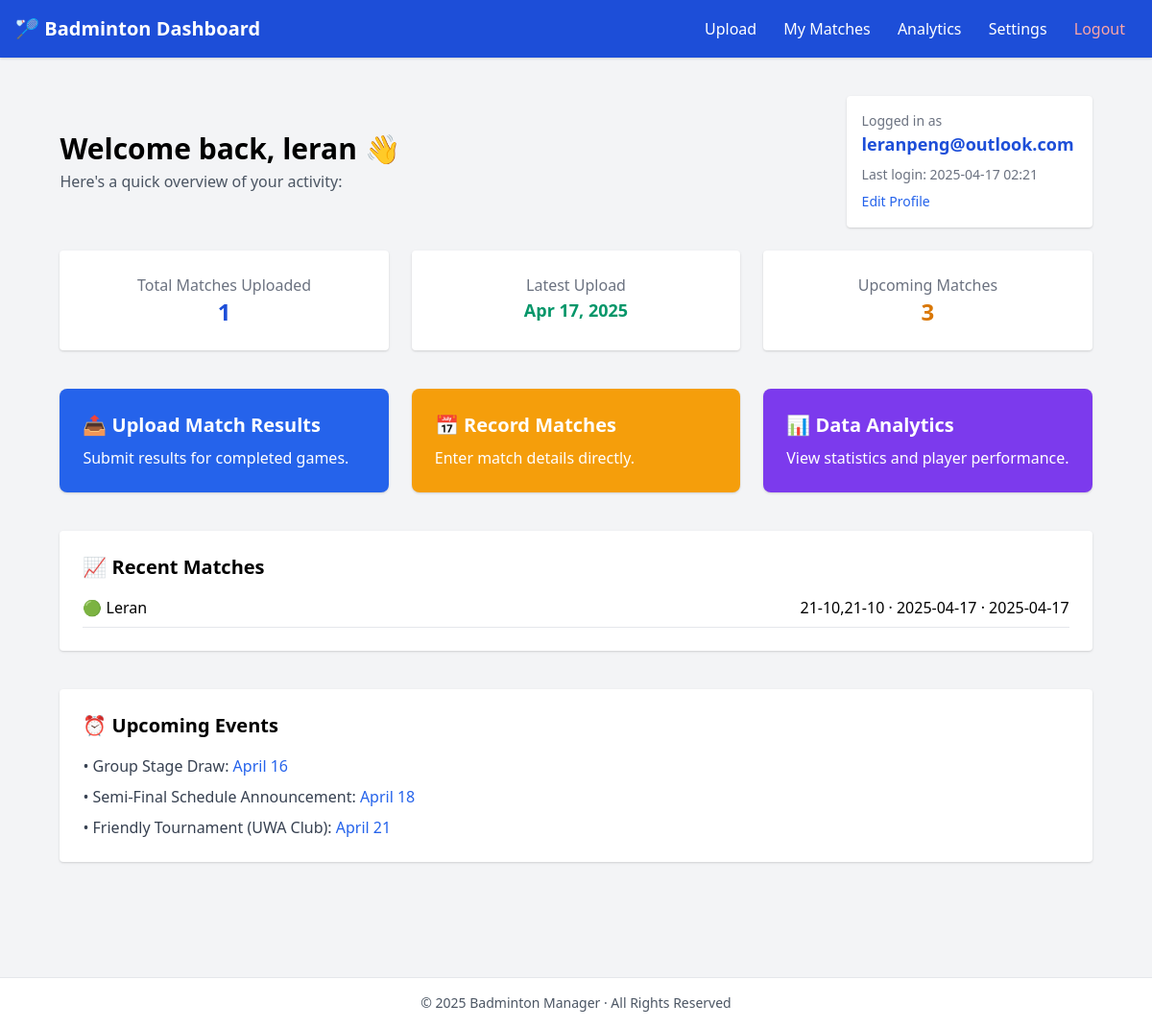
The page /dashboard (signed in) on the database its author committed.
### models.py (models this page shows, shortened)
class User(db.Model):
    id = db.Column(db.Integer, primary_key=True)
    username = db.Column(db.String(150), nullable=False, unique=True)
    email = db.Column(db.String(150), nullable=False, unique=True)
    password_hash = db.Column(db.String(256), nullable=False)
    last_login = db.Column(db.DateTime, default=db.func.current_timestamp())
    tournaments = db.relationship('Tournament', backref='organizer', lazy=True)

class Player(db.Model):
    id = db.Column(db.Integer, primary_key=True)
    name = db.Column(db.String(150), nullable=False)
    teams_as_player1 = db.relationship('Team', foreign_keys='Team.player1_id', backref='player1', lazy=True)
    teams_as_player2 = db.relationship('Team', foreign_keys='Team.player2_id', backref='player2', lazy=True)

### app.py (the view)
@app.route("/dashboard")
def dashboard():
    user_id = session.get("user_id")
    user = User.query.get(user_id)
    tournament_count = Tournament.query.filter_by(user_id=user.id).count()
    if "user_id" not in session:
        return redirect(url_for("login"))
    user_id = session.get("user_id")
    user = User.query.get(user_id)
    if not user:
        session.clear()
        return redirect(url_for("login"))
    tournament_count = Tournament.query.filter_by(user_id=user.id).count()
    latest_tournament = Tournament.query.filter_by(user_id=user.id).order_by(Tournament.created_at.desc()).first()
    latest_date = latest_tournament.date.strftime("%b %d, %Y") if latest_tournament else "No tournaments yet"
    recent_matches = []
    matches = Match.query.join(Tournament).filter(Tournament.user_id == user.id).order_by(Match.timestamp.desc()).limit(
        5).all()
    for match in matches:
        team1_players = [match.team1.player1.name]
        if match.team1.player2:
            team1_players.append(match.team1.player2.name)
        team2_players = [match.team2.player1.name]
        if match.team2.player2:
            team2_players.append(match.team2.player2.name)
        winner = match.get_winner()
        is_winner_team1 = winner.id == match.team1.id
        recent_matches.append({
            "team1": " vs ".join(team1_players),
            "team2": " vs ".join(team2_players),
            "score": f"{match.score1} · {match.timestamp.strftime('%Y-%m-%d')}",
            "is_winner": is_winner_team1,
            "match_date": match.timestamp.strftime('%Y-%m-%d')
        })
    upcoming_matches = 3
    return render_template(
        "html/dashboard.html",
        user=user,
        username=user.username,
        email=user.email,
        last_login=user.last_login.strftime('%Y-%m-%d %H:%M'),
        tournament_count=tournament_count,
        latest_upload=latest_date,
        upcoming_matches=upcoming_matches,
        recent_matches=recent_matches
    )

### models.py (called while the page is built)
    def get_winner(self):
        score1_sets = self.score1.split(', ')
        score2_sets = self.score2.split(', ')
        team1_wins = 0
        team2_wins = 0
        for i in range(min(len(score1_sets), len(score2_sets))):
            try:
                score1_points = int(score1_sets[i].split('-')[0])
                score2_points = int(score2_sets[i].split('-')[0])
                if score1_points > score2_points:
                    team1_wins += 1
                else:
                    team2_wins += 1
            except (ValueError, IndexError):
                continue
        if team1_wins > team2_wins:
            return self.team1
        else:
            return self.team2

### templates/html/dashboard.html (shortened to what this page needs)
<!DOCTYPE html>
<html lang="en">
<head>
  <link href="https://cdn.jsdelivr.net/npm/tailwindcss@2.2.19/dist/tailwind.min.css" rel="stylesheet">
</head>
<body class="bg-gray-100 min-h-screen flex flex-col">
  <nav class="bg-blue-700 text-white p-4 flex justify-between items-center shadow">
    <h1 class="text-xl font-bold">🏸 Badminton Dashboard</h1>
    <div>
      <a href="/upload" class="px-3 hover:underline">Upload</a>
      <a href="/input_form" class="px-3 hover:underline">My Matches</a>
      <a href="/analytics" class="px-3 hover:underline">Analytics</a>
      <a href="/settings" class="px-3 hover:underline">Settings</a>
      <a href="/logout" class="px-3 hover:underline text-red-300">Logout</a>
    </div>
  </nav>
  <main class="flex-1 max-w-6xl mx-auto px-4 py-10">
    <div class="mb-6 flex justify-between items-center">
      <div>
        <h2 class="text-3xl font-semibold">Welcome back, <span id="username">{{ username }}</span> 👋</h2>
        <p class="text-gray-600 mt-1">Here's a quick overview of your activity:</p>
      </div>
      <div class="bg-white p-4 rounded shadow w-64">
        <p class="text-sm text-gray-500">Logged in as</p>
        <p class="font-semibold text-blue-700 text-lg" id="user-email">{{ email }}</p>
        <p class="text-sm text-gray-500 mt-2">Last login: <span id="last-login">{{ last_login }}</span></p>
        <a href="/settings" class="text-sm text-blue-600 mt-2 inline-block hover:underline">Edit Profile</a>
      </div>
    </div>
    <div class="grid grid-cols-1 md:grid-cols-3 gap-6 mb-10">
      <div class="bg-white p-6 rounded shadow text-center">
        <p class="text-gray-500">Total Matches Uploaded</p>
        <p class="text-2xl font-bold text-blue-700">{{ tournament_count }}</p>
      </div>
      <div class="bg-white p-6 rounded shadow text-center">
        <p class="text-gray-500">Latest Upload</p>
        <p class="text-lg font-semibold text-green-600">{{ latest_upload }}</p>
      </div>
      <div class="bg-white p-6 rounded shadow text-center">
        <p class="text-gray-500">Upcoming Matches</p>
        <p class="text-2xl font-bold text-yellow-600">{{ upcoming_matches }}</p>
      </div>
    </div>
    <div class="grid grid-cols-1 md:grid-cols-3 gap-6 mb-10">
      <a href="/upload" class="bg-blue-600 text-white p-6 rounded-lg shadow hover:bg-blue-700 transition">
        <h3 class="text-xl font-bold mb-2">📤 Upload Match Results</h3>
        <p>Submit results for completed games.</p>
      </a>
      <a href="/input_form" class="bg-yellow-500 text-white p-6 rounded-lg shadow hover:bg-yellow-600 transition">
        <h3 class="text-xl font-bold mb-2">📅 Record Matches</h3>
        <p>Enter match details directly.</p>
      </a>
      <a href="/analytics" class="bg-purple-600 text-white p-6 rounded-lg shadow hover:bg-purple-700 transition">
        <h3 class="text-xl font-bold mb-2">📊 Data Analytics</h3>
        <p>View statistics and player performance.</p>
      </a>
    </div>
    <div class="bg-white rounded shadow p-6 mb-10">
      <h3 class="text-xl font-bold mb-4">📈 Recent Matches</h3>
      {% if recent_matches %}
        <ul class="space-y-3">
          {% for match in recent_matches %}
            <li class="border-b pb-2 flex justify-between">
              <span>
                {% if match.is_winner %}🟢{% else %}🔴{% endif %}
                {{ match.team1 }}
              </span>
              <span>{{ match.score }} · {{ match.match_date }}</span>
            </li>
          {% endfor %}
        </ul>
      {% else %}
        <p class="text-gray-500 text-center py-4">No recent matches found. Start by uploading match results!</p>
      {% endif %}
    </div>
    <div class="bg-white rounded shadow p-6 mb-20">
      <h3 class="text-xl font-bold mb-4">⏰ Upcoming Events</h3>
      <ul class="space-y-2 text-gray-700">
        <li>• Group Stage Draw: <span class="text-blue-600 font-medium">April 16</span></li>
        <li>• Semi-Final Schedule Announcement: <span class="text-blue-600 font-medium">April 18</span></li>
        <li>• Friendly Tournament (UWA Club): <span class="text-blue-600 font-medium">April 21</span></li>
      </ul>
    </div>
  </main>
  <footer class="bg-white text-gray-600 text-sm text-center py-4 border-t">
    © 2025 Badminton Manager · All Rights Reserved
  </footer>
</body>
</html>

### rows shown on the page
User: username "leran", email "leranpeng@outlook.com"
Player: team1 "Leran"

### other values the page prints
{{ last_login }} "2025-04-17 02:21"
{{ tournament_count }} "1"
{{ latest_upload }} "Apr 17, 2025"
{{ upcoming_matches }} "3"
{{ match.score }} "21-10,21-10 · 2025-04-17"
{{ match.match_date }} "2025-04-17"
